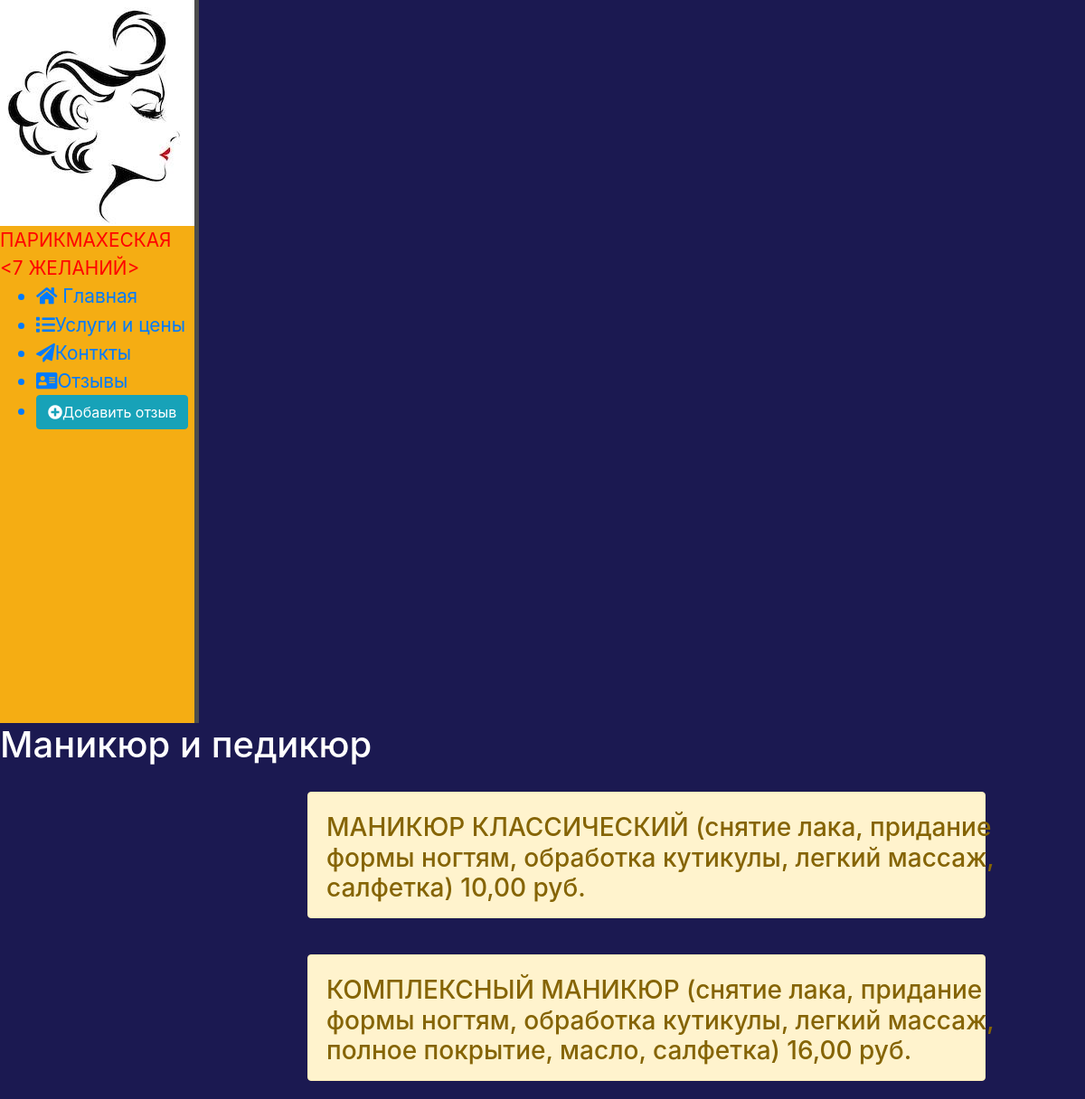
Before: /manicure_pedicure with the older database file.
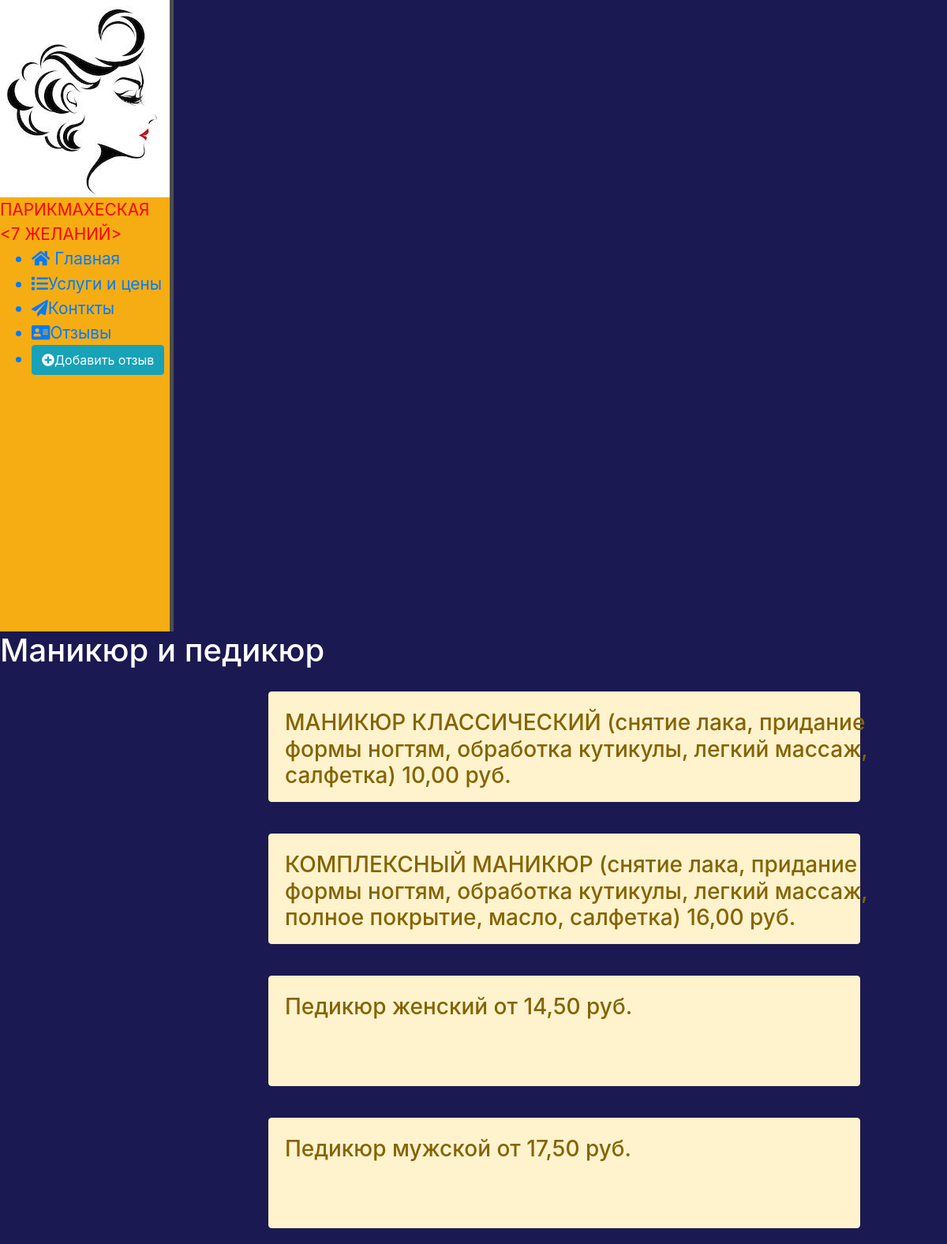
After: the same page with the newer database file.
### main/models.py (models this page shows)
class ManicurePedicure(models.Model):
    title = models.CharField(max_length=128, verbose_name="Название услуги")
    price = models.CharField(max_length=100, verbose_name="Цена")
    def __str__(self):
        return f"{self.title} {self.price} руб."

### main/views.py (the view)
# urls.py: path('manicure_pedicure', views.manicure_pedicure, name='manicure_pedicure'),
def manicure_pedicure(request):
    manicurePedicure = ManicurePedicure.objects.all()
    return render(request, 'main/manicure_pedicure.html', {'manicurePedicure': manicurePedicure})

### main/templates/main/manicure_pedicure.html (shortened to what this page needs)
{% extends 'main/layout.html' %}
{% block content %}
     <div class="features">
     <h1>Маникюр и педикюр</h1>
         {% for el in manicurePedicure %}
              <div class="alert alert-warning">
                  <h3>{{ el }}</h3>
              </div>
         {% endfor %}
     </div>
{% endblock %}

Changed rows visible on the page:
added ManicurePedicure: title+price "Педикюр женский от 14,50 руб."
added ManicurePedicure: title+price "Педикюр мужской от 17,50 руб."
